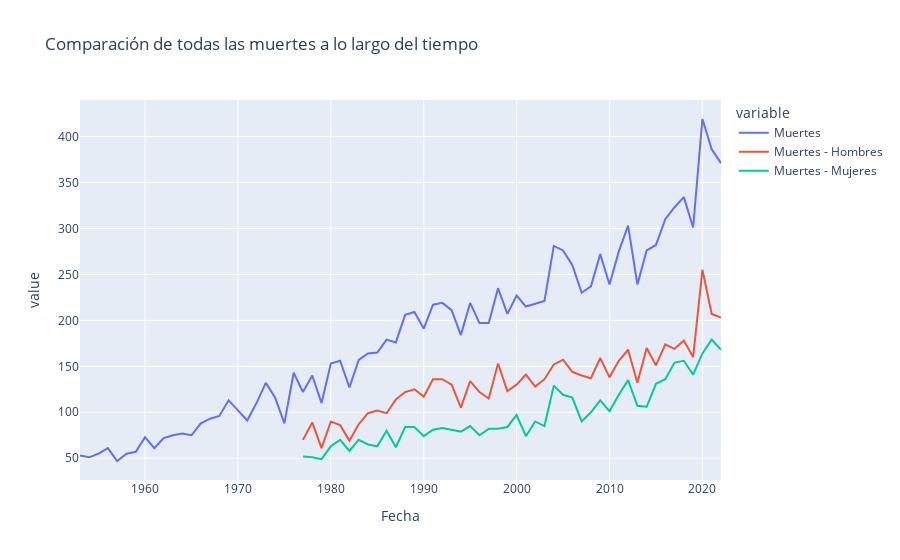

This figure's notebook cell:
### Code cell
import plotly.express as px

# Supongamos que tu DataFrame se llama df

# Crear el gráfico de líneas interactivo
fig_line = px.line(dataframe, x='Fecha', y=dataframe.columns[1:], # Tomando las columnas desde la tercera en adelante
                   title='Comparación de todas las muertes a lo largo del tiempo')

# Mostrar el gráfico
fig_line.show()

### Figure 1 — Plotly figure (JSON) as saved in the notebook; plotly's stock layout.template omitted (floating-point values rounded to 4 significant figures)
{"data": [{"hovertemplate": "variable=Muertes<br>Fecha=%{x}<br>value=%{y}<extra></extra>", "legendgroup": "Muertes", "line": {"color": "#636efa", "dash": "solid"}, "marker": {"symbol": "circle"}, "mode": "lines", "name": "Muertes", "orientation": "v", "showlegend": true, "type": "scatter", "x": [2022, 2021, 2020, 2019, 2018, 2017, 2016, 2015, 2014, 2013, 2012, 2011, 2010, 2009, 2008, 2007, 2006, 2005, 2004, 2003, 2002, 2001, 2000, 1999, 1998, 1997, 1996, 1995, 1994, 1993, 1992, 1991, 1990, 1989, 1988, 1987, 1986, 1985, 1984, 1983, 1982, 1981, 1980, 1979, 1978, 1977, 1976, 1975, 1974, 1973, 1972, 1971, 1970, 1969, 1968, 1967, 1966, 1965, 1964, 1963, 1962, 1961, 1960, 1959, 1958, 1957, 1956, 1955, 1954, 1953], "xaxis": "x", "y": [371, 386, 419, 301, 334, 323, 310, 282, 276, 239, 303, 275, 239, 272, 237, 230, 260, 276, 281, 221, 218, 215, 227, 207, 235, 197, 197, 219, 184, 211, 219, 217, 191, 209, 206, 176, 179, 165, 164, 157, 127, 156, 153, 110, 140, 122, 143, 88, 116, 132, 110, 91, 102, 113, 96, 93, 88, 75, 77, 75, 72, 61, 73, 57, 55, 47, 61, 55, 51, 53], "yaxis": "y"}, {"hovertemplate": "variable=Muertes - Hombres<br>Fecha=%{x}<br>value=%{y}<extra></extra>", "legendgroup": "Muertes - Hombres", "line": {"color": "#EF553B", "dash": "solid"}, "marker": {"symbol": "circle"}, "mode": "lines", "name": "Muertes - Hombres", "orientation": "v", "showlegend": true, "type": "scatter", "x": [2022, 2021, 2020, 2019, 2018, 2017, 2016, 2015, 2014, 2013, 2012, 2011, 2010, 2009, 2008, 2007, 2006, 2005, 2004, 2003, 2002, 2001, 2000, 1999, 1998, 1997, 1996, 1995, 1994, 1993, 1992, 1991, 1990, 1989, 1988, 1987, 1986, 1985, 1984, 1983, 1982, 1981, 1980, 1979, 1978, 1977, 1976, 1975, 1974, 1973, 1972, 1971, 1970, 1969, 1968, 1967, 1966, 1965, 1964, 1963, 1962, 1961, 1960, 1959, 1958, 1957, 1956, 1955, 1954, 1953], "xaxis": "x", "y": [203, 207, 255, 160, 178, 169, 174, 151, 170, 132, 168, 156, 138, 159, 137, 140, 144, 157, 152, 136, 128, 141, 130, 123, 153, 115, 122, 134, 105, 130, 136, 136, 117, 125, 122, 114, 99, 102, 99, 87, 69, 86, 90, 61, 89, 70, null, null, null, null, null, null, null, null, null, null, null, null, null, null, null, null, null, null, null, null, null, null, null, null], "yaxis": "y"}, {"hovertemplate": "variable=Muertes - Mujeres<br>Fecha=%{x}<br>value=%{y}<extra></extra>", "legendgroup": "Muertes - Mujeres", "line": {"color": "#00cc96", "dash": "solid"}, "marker": {"symbol": "circle"}, "mode": "lines", "name": "Muertes - Mujeres", "orientation": "v", "showlegend": true, "type": "scatter", "x": [2022, 2021, 2020, 2019, 2018, 2017, 2016, 2015, 2014, 2013, 2012, 2011, 2010, 2009, 2008, 2007, 2006, 2005, 2004, 2003, 2002, 2001, 2000, 1999, 1998, 1997, 1996, 1995, 1994, 1993, 1992, 1991, 1990, 1989, 1988, 1987, 1986, 1985, 1984, 1983, 1982, 1981, 1980, 1979, 1978, 1977, 1976, 1975, 1974, 1973, 1972, 1971, 1970, 1969, 1968, 1967, 1966, 1965, 1964, 1963, 1962, 1961, 1960, 1959, 1958, 1957, 1956, 1955, 1954, 1953], "xaxis": "x", "y": [168, 179, 164, 141, 156, 154, 136, 131, 106, 107, 135, 119, 101, 113, 100, 90, 116, 119, 129, 85, 90, 74, 97, 84, 82, 82, 75, 85, 79, 81, 83, 81, 74, 84, 84, 62, 80, 63, 65, 70, 58, 70, 63, 49, 51, 52, null, null, null, null, null, null, null, null, null, null, null, null, null, null, null, null, null, null, null, null, null, null, null, null], "yaxis": "y"}], "layout": {"legend": {"title": {"text": "variable"}, "tracegroupgap": 0}, "title": {"text": "Comparación de todas las muertes a lo largo del tiempo"}, "xaxis": {"anchor": "y", "domain": [0, 1], "title": {"text": "Fecha"}}, "yaxis": {"anchor": "x", "domain": [0, 1], "title": {"text": "value"}}}}
